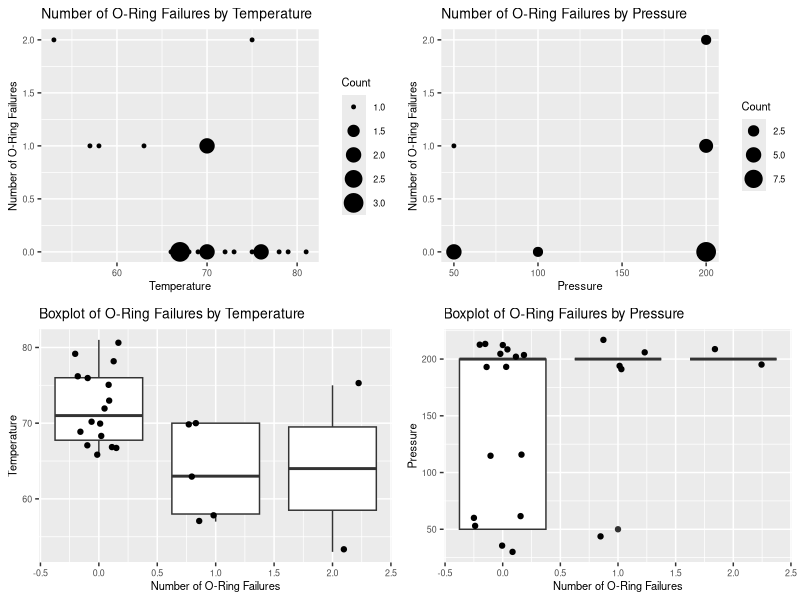
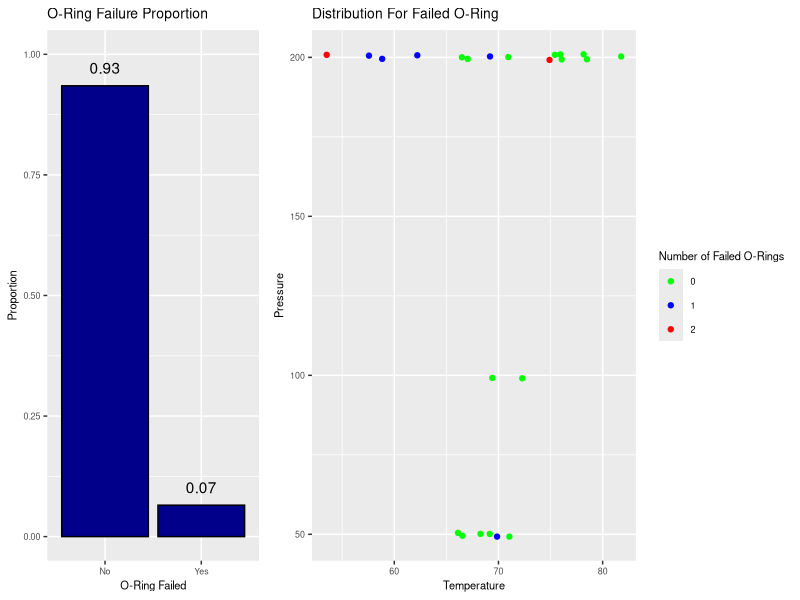
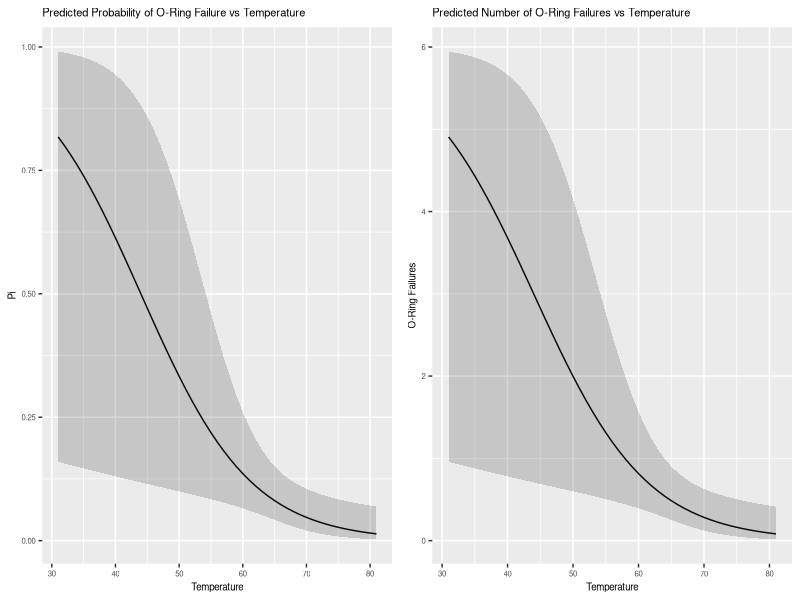
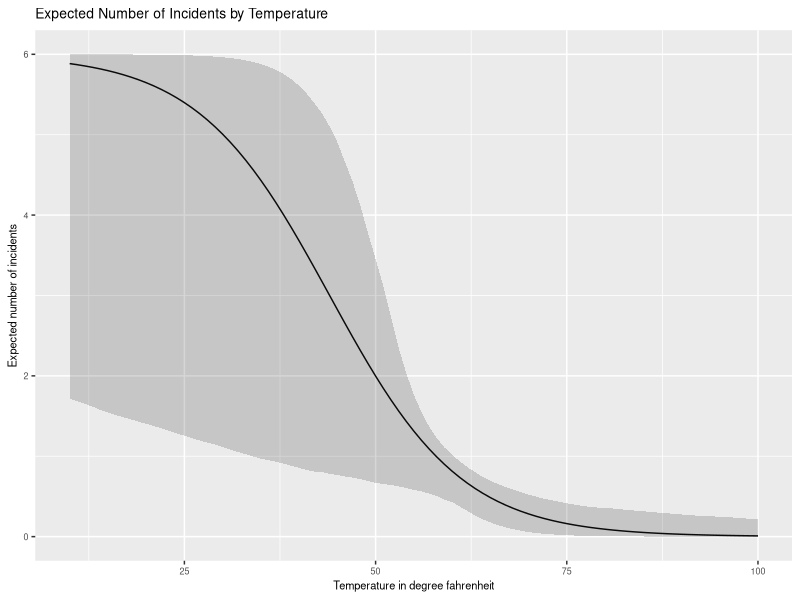
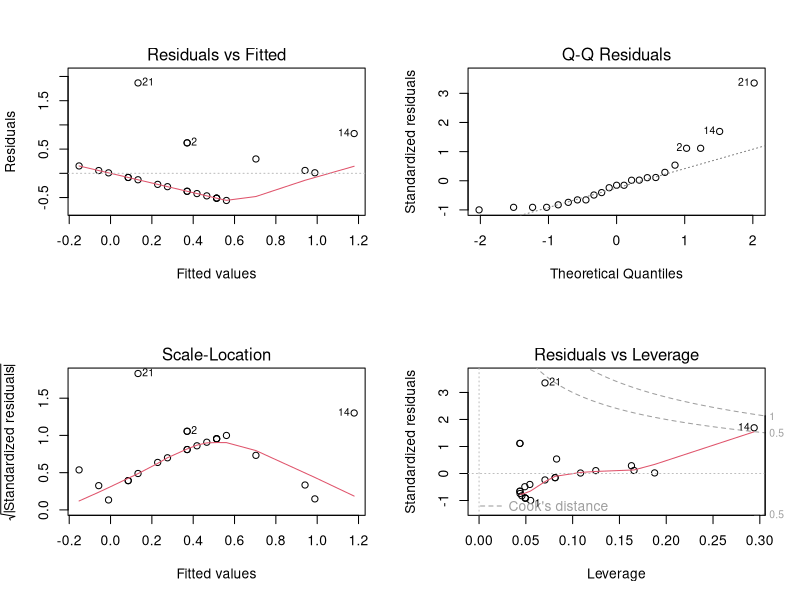

Reproduce these figures in R, in order.
## ---- chunk 1
list.of.packages <- c("tidyverse", "sandwich", "lmtest", "car", "MASS", "nnet", "cowplot")
new.packages <- list.of.packages[!(list.of.packages %in% installed.packages()[,"Package"])]
if(length(new.packages)) install.packages(new.packages)

library(tidyverse)
library(sandwich)
library(lmtest)
library(car)
library(MASS)
library(nnet)
library(cowplot)
library(gridExtra)
## ---- chunk 2
#knitr::opts_chunk$set(warning = FALSE, message = FALSE, fig.width=1, fig.height=1)
## ---- chunk 3
df <- read_csv('../data/raw/challenger.csv')
## ---- chunk 4
summary(df)
## ---- chunk 5
df %>% 
  group_by(Temp, O.ring) %>%
  summarize(Count = n()) %>%
  ggplot(aes(x = Temp, y = O.ring, size = Count)) + 
    geom_point() + 
    labs(title = "Number of O-Ring Failures by Temperature") +
    theme(plot.title = element_text(size = 10), text = element_text(size = 8)) +
    ylab("Number of O-Ring Failures") +
    xlab("Temperature") -> p1

df %>% 
  group_by(Pressure, O.ring) %>%
  summarize(Count = n()) %>%
  ggplot(aes(x = Pressure, y = O.ring, size = Count)) + 
    geom_point() + 
    labs(title = "Number of O-Ring Failures by Pressure") +
    theme(plot.title = element_text(size = 10), text = element_text(size = 8)) +
    ylab("Number of O-Ring Failures") +
    xlab("Pressure") -> p2

ggplot(df, aes(x = O.ring, y = Temp, group = O.ring)) + 
  geom_boxplot() +
  labs(title = "Boxplot of O-Ring Failures by Temperature") +
  theme(plot.title = element_text(size = 10), text = element_text(size = 8)) +
  geom_jitter(width = 0.25) +
  ylab("Temperature") +
  xlab("Number of O-Ring Failures") -> p3

ggplot(df, aes(x = O.ring, y = Pressure, group = O.ring)) + 
  geom_boxplot() +
  labs(title = "Boxplot of O-Ring Failures by Pressure") +
  theme(plot.title = element_text(size = 10), text = element_text(size = 8)) +
  geom_jitter(width = 0.25) +
  ylab("Pressure") +
  xlab("Number of O-Ring Failures") -> p4

plot_grid(p1, p2, p3, p4)
## ---- chunk 6
# Plotting admission ratio
df.summary <- data.frame(Proportion = c((sum(df$Number)-sum(df$O.ring))/sum(df$Number), sum(df$O.ring)/sum(df$Number)),
                         Failed = c("No", "Yes"))
ggplot(df.summary, mapping=aes(x = Failed, y = Proportion)) + 
  geom_bar(fill = 'DarkBlue', color = 'black', stat = "identity") +
  geom_text(stat='identity', aes(label=round(Proportion, 2)), vjust=-1) + 
  ggtitle("O-Ring Failure Proportion") + 
  theme(plot.title = element_text(size = 10), text = element_text(size = 8)) +
  xlab("O-Ring Failed") +
  ylab("Proportion") +
  ylim(0, 1) -> p5

# Plotting failure ratios
ggplot(df, aes(Temp, Pressure, colour = factor(O.ring))) +
  geom_jitter(height=1, width=1) +
  ggtitle("Distribution For Failed O-Ring") + 
  theme(plot.title = element_text(size = 10), text = element_text(size = 8)) +
  xlab("Temperature") +
  ylab("Pressure") +
  scale_colour_manual(name = 'Number of Failed O-Rings', guide = 'legend',
                      values = c('0' = 'green', '1' = 'blue', '2' = 'red'),
                      labels = c('0', '1', '2')) -> p6

grid.arrange(p5, p6, nrow = 1, ncol = 2, widths = c(1,2))
## ---- chunk 7
model_1 <- glm(formula = O.ring / Number ~ Temp + Pressure, data = df,
               family = 'binomial', weights = Number)

Anova(model_1, test = 'LR')
## ---- chunk 8
# 1. Estimate the logistic regression model.
model_2 <- glm(formula = O.ring / Number ~ Temp, data = df, family = 'binomial',
               weights = Number)
summary(model_2)
## ---- chunk 9
# 2. Determine if a quadratic term is needed in the model for the temperature in
#    this model.
model_3 <- glm(formula = O.ring / Number ~ Temp + I(Temp ^ 2), data = df,
               family = 'binomial', weights = Number)

Anova(model_3)
## ---- chunk 10
# Pi vs Temp plot.
res <- data.frame(Temp = 31:81)
prob_pred <- predict(model_2, res, type="response", se = TRUE)
res['pi_hat'] <- prob_pred$fit
linear_pred <- predict(model_2, res, type="link", se = TRUE)
lower <- linear_pred$fit - qnorm(1 - 0.05 / 2) * linear_pred$se.fit
upper <- linear_pred$fit + qnorm(1 - 0.05 / 2) * linear_pred$se.fit
res['lower'] <- exp(lower)/(1 + exp(lower))
res['upper'] <- exp(upper)/(1 + exp(upper))

p7 <- ggplot(res, aes(x = Temp, y = pi_hat)) + 
  geom_line() +
  geom_ribbon(aes(ymin = lower, ymax = upper), alpha = 0.2) + 
  labs(title = "Predicted Probability of O-Ring Failure vs Temperature") +
  theme(plot.title = element_text(size = 8), text = element_text(size = 7)) +
  ylab("Pi") +
  xlab("Temperature")

# Expected number of failures vs Temp plot.
res['pred_failures'] <- res$pi_hat * 6
res['failures_lower'] <- res$lower * 6
res['failures_upper'] <- res$upper * 6

p8 <- ggplot(res, aes(x = Temp, y = pred_failures)) + 
  geom_line() + 
  geom_ribbon(aes(ymin = failures_lower, ymax = failures_upper), alpha = 0.2) + 
  labs(title = "Predicted Number of O-Ring Failures vs Temperature") +
  theme(plot.title = element_text(size = 8), text = element_text(size = 7)) +
  ylab("O-Ring Failures") +
  xlab("Temperature")

grid.arrange(p7, p8, ncol=2)
## ---- chunk 11
incidents.estimator <- function(b, seed=42, number=6) {
  # Setting seed to make the plot exactly reproduced
  set.seed(seed)
  n <- 23 # Resampled size
  estimation <- array(data = NA, dim=c(91, b))
  
  # Performing re-sampling repeatedly "b" times
  for(i in 1:b) {
    samples <- sample(x = 1:n, size = n, replace = TRUE)
    model   <- glm(formula = O.ring / Number ~ Temp, data = df[samples,],
                   weights = Number, family = 'binomial')
    # Performing prediction for 10-100° Fahrenheit using each fitted model 
    preds <- predict(object = model, newdata = data.frame(Temp = 10:100),
                     type = "response")
    j <- 0
    for(p in preds) {
      j <- j+1 # Index
      estimation[j, i] <- p
    }
  }
  # Fitting a model with the original data for prediction
  model <- glm(formula = O.ring/Number ~ Temp, data = df,
               weights = Number, family = 'binomial')
  # Estimating Expected number of incidents along with 90% CI
  incidents <- data.frame(Temperature = integer(), Incidents = double(),
                          CI.Upper = double(), CI.Lower = double())
  preds <- predict(object = model, newdata = data.frame(Temp = 10:100),
                   type = "response")
  i <- 0
  for(p in preds) {
    i <- i+1 # Index to locate data in the data.frame
    # Getting the 90% CI and multiply by 6 to get estimation for a single flight
    ci <- quantile(estimation[i,], probs = c(0.05, 0.95), names=FALSE)
    incidents[i, 1] <- i + 9 # Temperature
    incidents[i, 2] <- p*number
    incidents[i, 3] <- ci[1]*number
    incidents[i, 4] <- ci[2]*number
  }

  incidents
}

# Performing predictions for 10°-100° temperature and plotting the result
predicted.incidents <- incidents.estimator(3000)
## ---- chunk 12
ggplot(predicted.incidents, aes(x=Temperature)) + 
  geom_line(aes(y = Incidents)) +
  geom_ribbon(aes(ymin = CI.Lower, ymax = CI.Upper), alpha = 0.2) + 
  labs(title = "Expected Number of Incidents by Temperature") +
  theme(plot.title = element_text(size = 10), text = element_text(size = 8)) +
  xlab("Temperature in degree fahrenheit") +
  ylab("Expected number of incidents") -> p9

# Using grid to make the plot smaller to take up less room.
grid.arrange(p9)
## ---- chunk 13
mod.linear <- lm(O.ring ~ Temp, data = df)
summary(mod.linear)
## ---- chunk 14
par(mfrow=c(2,2))
plot(mod.linear)
